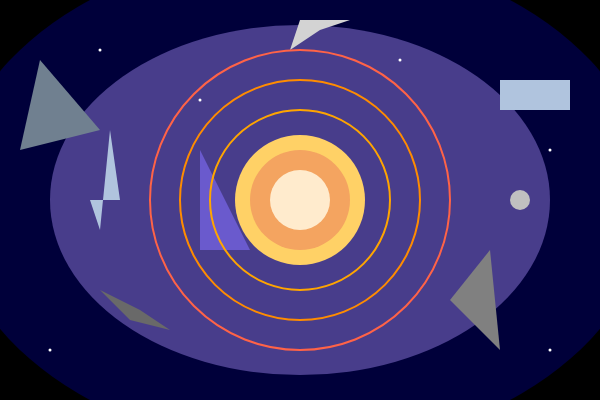
Frame 1 (no input)
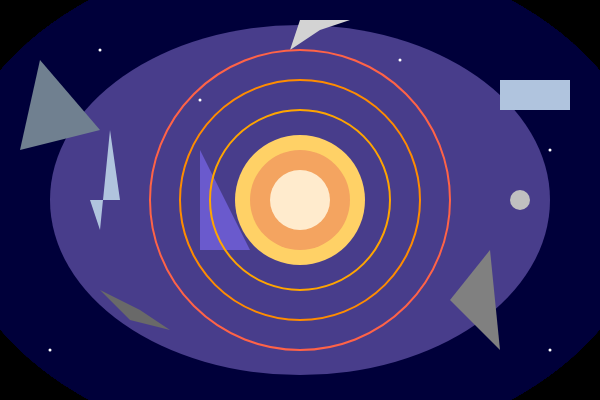
Frame 60 (no input)
Frame 120 (the mouse pressed at the canvas centre since frame 60): identical to frame 60, image omitted

The p5.js sketch that drew these frames (run headless with seeded random() and noise() and a simulated clock; from frame 60 on, the mouse is pressed at the canvas centre):

// p5.js sketch
// ── sketch.js
/*커다란 우주의 우리는 무의미하고 쓸모 없어보일지 모릅니다. 
하지만 결국 모든 것은 사라지고 없어지기에 존재할때 어떤 것에든지 의미를 부여하고 살아갈 힘을 찾을 수 있습니다.
광활한 우주가 있습니다. 그 우주를 줌인했을때의 한 장면을 담은 작품입니다.
우주에 떠있는 다양한 도형들은 우리가 죽을때까지 이해할 수 없는 규칙이 없는 혼돈을 표현하였습니다.
하지만 이런 우주에도 의미를 찾아가는 어떤 이가 있습니다. 그것을 작품 중심에 표현해보았습니다.
그 이는 모든게 없어질지라도 그 자리에서 없어질때까지 세상을 밝힙니다.
그렇게 한순간 우주의 한 장면은 검정색이 아닌 색으로 변하고 하나의 작품처럼 보입니다.
*/
function setup() {
  createCanvas(600, 400);
  background(0);
}
function draw() {
  noStroke();
  //밝혀진 우주
  fill("#00003A"); //검정에서 파란색 약간 추가
  ellipse(300, 200, 700, 500);

  fill("#483D8B"); //다크 슬레이트 블루
  ellipse(300, 200, 500, 350);

  //다양한 도형으로 혼돈으로 표현
  fill("#708090"); //슬레이트 그레이
  triangle(40, 60, 100, 130, 20, 150);

  fill("#B0C4DE"); //라이트 스틸 블루
  rect(500, 80, 70, 30);

  fill("#808080"); //그레이
  triangle(450, 300, 500, 350, 490, 250);

  fill("#696969"); //딤 그레이
  quad(100, 290, 130, 320, 170, 330, 140, 310);

  fill("#B0C4DE"); //라이트 스틸 블루
  quad(90, 200, 100, 230, 110, 130, 120, 200);

  fill("#6A5ACD"); //슬레이트 블루
  triangle(200, 150, 250, 250, 200, 250);

  fill("#D3D3D3"); //라이트 그레이
  quad(300, 20, 290, 50, 320, 30, 350, 20);

  fill("#C0C0C0"); //실버
  ellipse(520, 200, 20, 20);

  // 중심의 빛
  fill("#FFD166");
  circle(300, 200, 130);

  fill("#F4A460"); //샌디 브라운
  circle(300, 200, 100);

  fill("#FFEBCD"); //블랜치드 아몬드
  circle(300, 200, 60);

  // 빛이 퍼져나가는 모습을 표현
  noFill();

  stroke("#FFA500"); //오렌지
  strokeWeight(2);
  circle(300, 200, 180);

  stroke("#FF8C00"); //다크 오렌지
  circle(300, 200, 240);

  stroke("#FF6347"); //토마토
  circle(300, 200, 300);

  // 우주의 떠있는 작은 별
  noStroke();
  fill("255");
  circle(100, 50, 3);
  circle(200, 100, 3);
  circle(400, 60, 3);
  circle(550, 150, 3);
  circle(50, 350, 3);
  circle(550, 350, 3);
}
